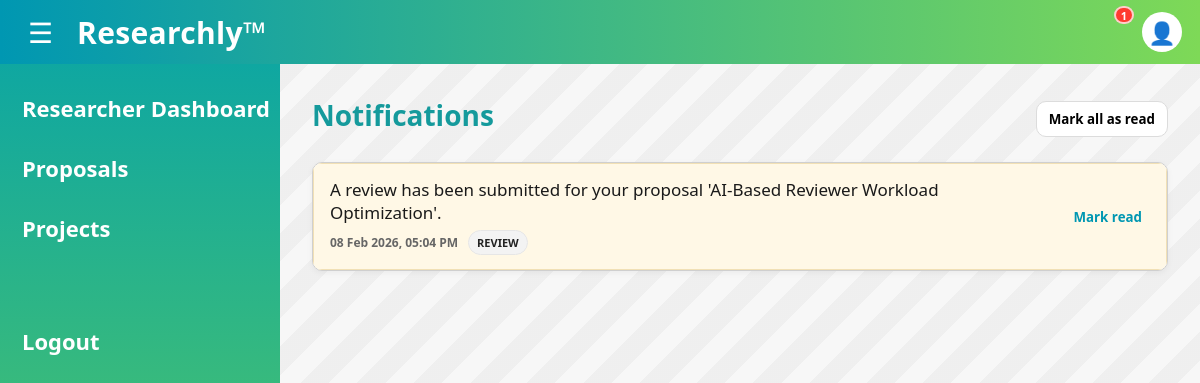
Screenshot of /notifications (signed in) with the database file from the repository.
### main.py (models this page shows)
class UserProfile(db.Model):
    user_id = db.Column(db.String(36), db.ForeignKey('user.id'), primary_key=True)
    contact_number = db.Column(db.String(15), nullable=True)
    address = db.Column(db.String(100), nullable=True)
    emergency_contact_name = db.Column(db.String(80), nullable=True)
    emergency_contact_number = db.Column(db.String(15), nullable=True)
    profile_picture = db.Column(db.String(255), nullable=True)
    department_name = db.Column(db.String(80), nullable=True)
    expertise_tags = db.Column(db.String(255), nullable=True)
    role = db.Column(db.String(20), nullable=False, default="UNASSIGNED")
    created_at = db.Column(db.DateTime, default=lambda: datetime.now(timezone.utc), nullable=False)
    account_status = db.Column(db.String(15), nullable=False)

class Notification(db.Model):
    notification_id = db.Column(db.String(36), primary_key=True, default=lambda: str(uuid.uuid4()))
    user_id = db.Column(
        db.String(36),
        db.ForeignKey('user.id'),
    )
    message = db.Column(db.String(100), nullable=False)
    notif_type = db.Column(db.String(50), nullable=False)
    created_at = db.Column(db.DateTime, default=lambda:datetime.now(timezone.utc), nullable=False)
    is_read = db.Column(db.Boolean, default=False, nullable=False)

### main.py (the view)
@app.route("/notifications")
@login_required
def notifications():
    prof = get_profile(current_user.id)
    if not prof:
        flash("Profile not found. Please contact admin.", "error")
        return redirect(url_for("dashboard"))
    notifications_list = (Notification.query
        .filter_by(user_id=current_user.id)
        .order_by(Notification.created_at.desc())
        .all())
    return render_template(
        "notifications.html",
        prof=prof,
        notifications=notifications_list
    )

### main.py (called while the page is built)
@login_manager.user_loader
def load_user(user_id):
    return User.query.get(user_id)

def get_profile(user_id: str):
    return UserProfile.query.filter_by(user_id=user_id).first()

@app.context_processor
def inject_profile():
    if current_user.is_authenticated:
        return {"prof": get_profile(current_user.id)}
    return {"prof": None}

@app.context_processor
def inject_unread_notifications():
    if current_user.is_authenticated:
        unread_count = (Notification.query
            .filter_by(user_id=current_user.id, is_read=False)
            .count())
        return {"unread_notifications": unread_count}
    return {"unread_notifications": 0}

### templates/notifications.html (shortened to what this page needs)
<!DOCTYPE html>
<html lang="en">
<head>
	<link rel="stylesheet" href="{{ url_for('static', filename='css/notifications.css') }}">
	<link rel="stylesheet" href="{{ url_for('static', filename='css/colors.css') }}">
</head>
<body>
	{% set role = (prof.role or 'RESEARCHER') %}
	{% set role_label = 'HOD' if role == 'HOD' else role|title %}
	{% include "_topbar.html" %}
	<main class="layout" id="layout">
		<aside class="sidebar" id="sidebar">
			{% if role == 'HOD' %}
				<a class="side-link" href="{{ url_for('hod_dashboard') }}">HOD Dashboard</a>
				<a class="side-link" href="{{ url_for('hod_department_overview') }}">Department<br/>Overview</a>
				<a class="side-link" href="{{ url_for('hod_active_projects') }}">Active Projects</a>
				<a class="side-link" href="{{ url_for('hod_review_proposals') }}">Review Proposals</a>
				<a class="side-link" href="{{ url_for('hod_reviewers') }}">Reviewers</a>
				<a class="side-link" href="{{ url_for('hod_researchers') }}">Researchers</a>
			{% else %}
				<a class="side-link" href="{{ url_for('researcher_dashboard') }}">{{ role_label }} Dashboard</a>
				<a class="side-link" href="{{ url_for('researcher_proposals') }}">Proposals</a>
				<a class="side-link" href="{{ url_for('researcher_projects') }}">Projects</a>
			{% endif %}
			<div class="side-spacer"></div>
			<a class="side-link logout" href="{{ url_for('logout') }}">Logout</a>
		</aside>
		<section class="content">
  			<div class="page-head">
    			<h1 class="page-title">Notifications</h1>
    			{% if notifications %}
      				<form method="POST" action="{{ url_for('mark_all_notifications_read') }}">
        				<button class="btn-outline" type="submit">Mark all as read</button>
      				</form>
    			{% endif %}
  			</div>
  			<div class="notice-card">
    			{% if notifications %}
      				{% for n in notifications %}
        				<div class="notice-row {{ 'unread' if not n.is_read else '' }}">
          					<div class="notice-main">
            					<span class="notice-text">{{ n.message }}</span>
            					<div class="notice-meta">
              						{% if n.created_at %}
                						{{ n.created_at.strftime("%d %b %Y, %I:%M %p") }}
              						{% endif %}
              						{% if n.notif_type %}
                						<span class="type-pill {{ (n.notif_type or '')|lower }}">{{ n.notif_type }}</span>
              						{% endif %}
            					</div>
          					</div>
          					<div class="notice-actions">
            					{% if not n.is_read %}
              						<form method="POST" action="{{ url_for('mark_notification_read', notif_id=n.notification_id) }}">
                						<button class="btn-link" type="submit">Mark read</button>
              						</form>
            					{% endif %}
          					</div>
        				</div>
      				{% endfor %}
    			{% else %}
      				<div class="notice-row">
        				<span class="notice-text">No notifications received</span>
      				</div>
    			{% endif %}
  			</div>
		</section>
	</main>
</body>
</html>

### static/css/notifications.css (style rules this page uses)
* { box-sizing: border-box; font-family: "Segoe UI", Arial, sans-serif; }
body { margin: 0; min-height: 100vh; background: #f7f7f7; }
.page-head { display: flex; align-items: center; justify-content: space-between; gap: 12px; margin-bottom: 12px; }
.btn-outline { border: 1px solid #dcdcdc; background: #fff; padding: 8px 12px; border-radius: 10px; font-weight: 800; cursor: pointer; }
.btn-link { border: none; background: transparent; color: var(--accent-2); font-weight: 900; cursor: pointer; padding: 6px 8px; border-radius: 10px; }
.notice-row { display: flex; align-items: center; justify-content: space-between; gap: 12px; }
.notice-main { display: flex; flex-direction: column; gap: 6px; }
.notice-meta { color: #666; font-size: 12px; font-weight: 700; display: flex; align-items: center; gap: 10px; flex-wrap: wrap; }
.notice-actions { display: flex; align-items: center; gap: 10px; }
.notice-row.unread { background: #fff8e6; border: 1px solid #f1e0b5; }
.type-pill { display: inline-flex; align-items: center; padding: 4px 8px; border-radius: 999px; font-size: 11px; font-weight: 900; border: 1px solid #e6e6e6; background: #f3f3f3; color: #222; }
.layout { display: grid; grid-template-columns: 280px 1fr; min-height: calc(100vh - 64px); transition: grid-template-columns 0.3s ease; }
.sidebar { background: linear-gradient(180deg, #0fa7a1, #6bd24f); padding: 14px 0; color: #fff; transition: transform 0.3s ease, width 0.3s ease; width: 280px; }
.side-link { display: block; padding: 18px 22px; color: #fff; text-decoration: none; font-weight: 700; font-size: 22px; line-height: 1.1; white-space: nowrap; }
.side-spacer { height: 40px; }
.side-link.logout { margin-top: 12px; }
.content { padding: 24px 32px 40px; background: repeating-linear-gradient( 135deg, rgba(0,0,0,0.03) 0, rgba(0,0,0,0.03) 20px, rgba(255,255,255,0) 20px, rgba(255,255,255,0) 40px ); }
.page-title { margin: 8px 0 16px; color: #159a9c; font-size: 28px; font-weight: 800; }
.notice-card { background: #fff; border: 1px solid #cfcfcf; border-radius: 10px; overflow: hidden; box-shadow: 0 2px 6px rgba(0,0,0,0.05); }
.notice-row { display: grid; grid-template-columns: 1fr auto; gap: 14px; align-items: center; padding: 14px 16px; border-bottom: 1px solid #e0e0e0; font-size: 17px; color: #1a1a1a; }
.notice-actions { display: flex; align-items: center; justify-content: flex-end; gap: 10px; min-width: 110px; }
.btn-link { white-space: nowrap; }

### static/css/colors.css (style rules this page uses)
:root { --accent-1: #7ed957; --accent-2: #0097b2; --font-1: #28a5a8; }

### rows the page displays
UserProfile: role "Researcher"
Notification: message "A review has been submitted for your proposal 'AI-Based Reviewer Workload Optimization'.", created_at "08 Feb 2026, 05:04 PM", notif_type "REVIEW"

### other values shown
{{ unread_notifications }} "1"
